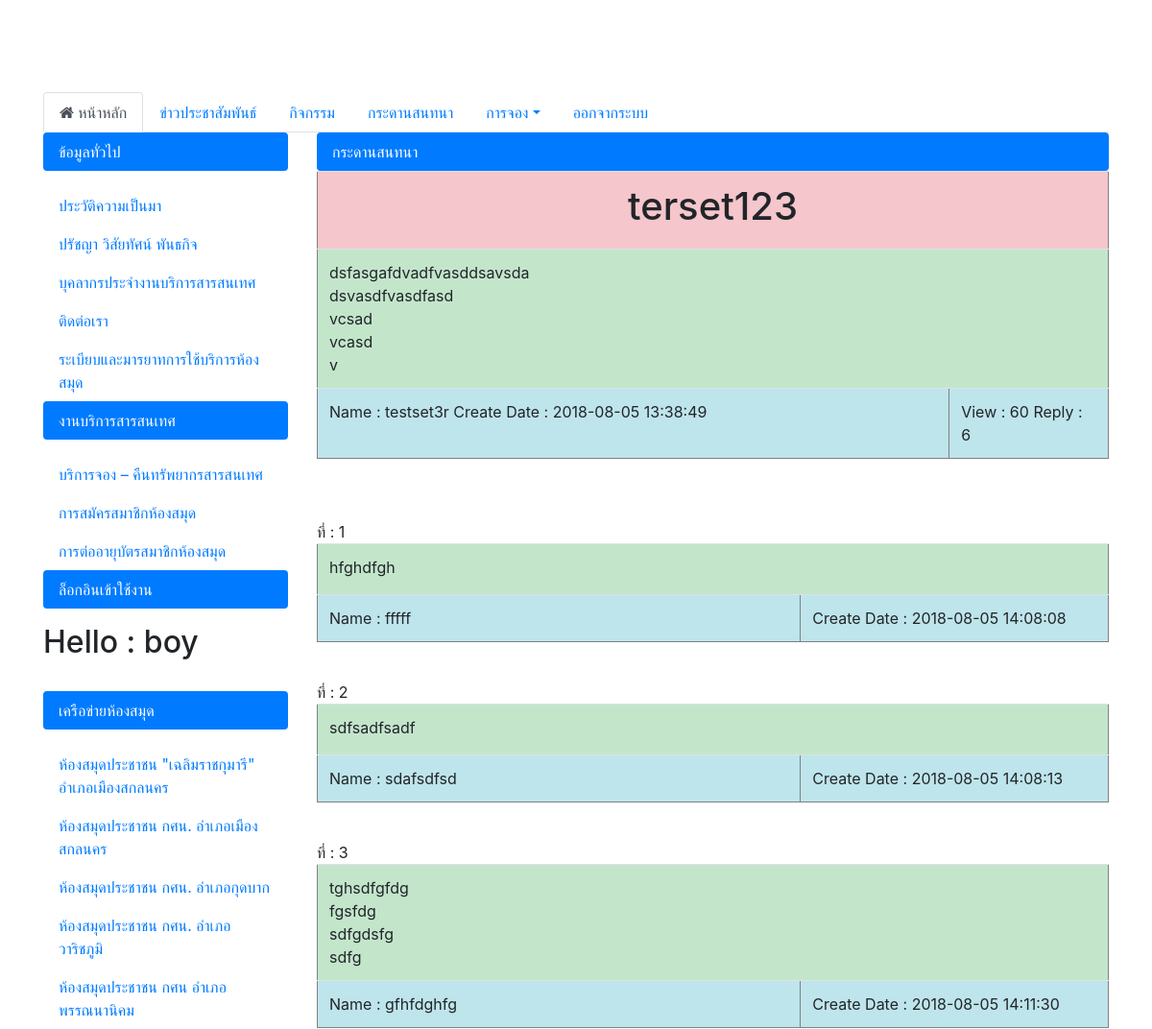
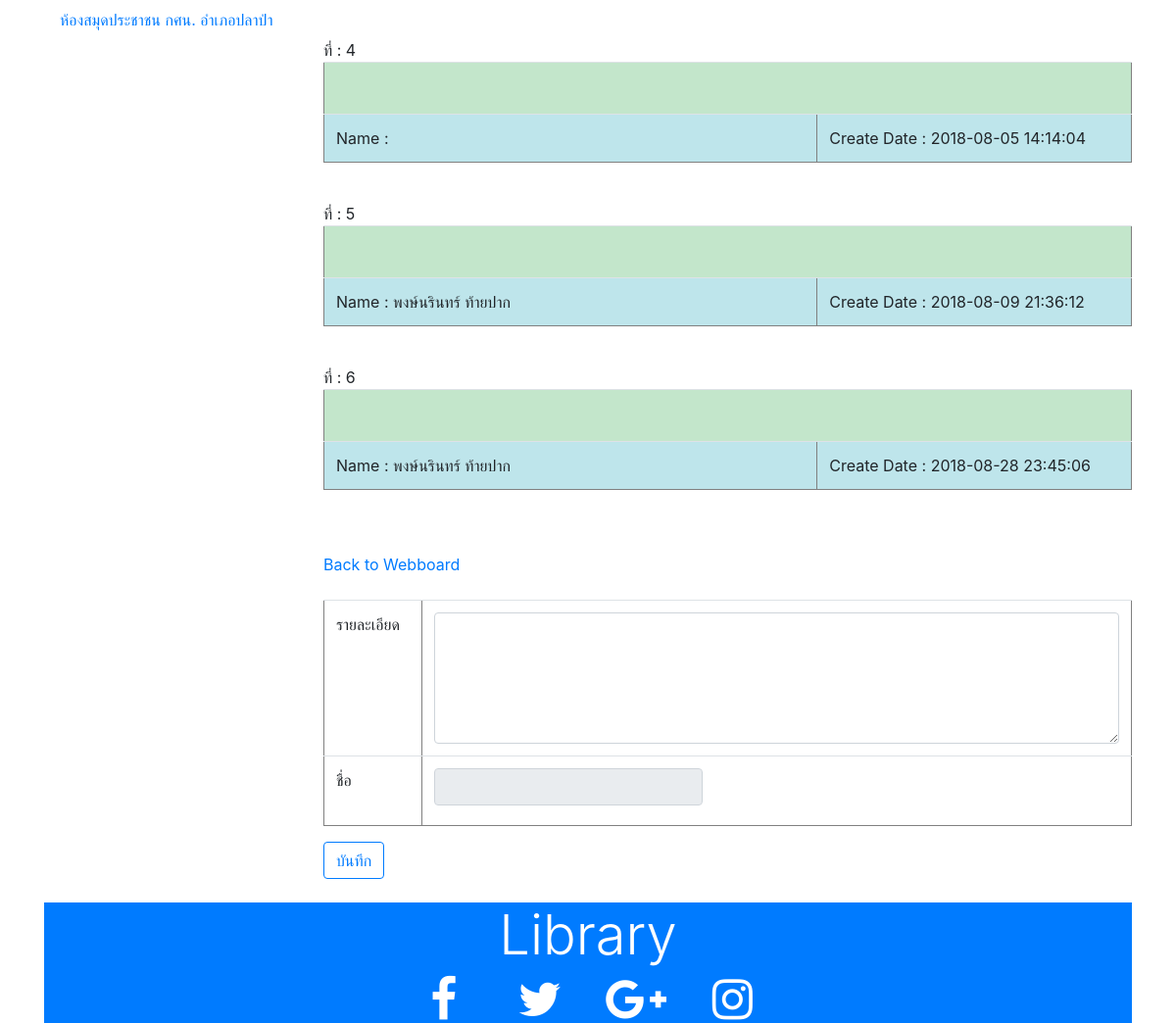
The app's page /ViewWebboard.php?QuestionID=00023 (signed in) with its own data (2 pictures, top to bottom).
### tables this page shows
CREATE TABLE `webboard` (
  `QuestionID` int(5) UNSIGNED ZEROFILL NOT NULL,
  `CreateDate` datetime NOT NULL,
  `Question` varchar(255) NOT NULL,
  `Details` text NOT NULL,
  `Name` varchar(50) NOT NULL,
  `View` int(5) NOT NULL,
  `Reply` int(5) NOT NULL
);

CREATE TABLE `reply` (
  `ReplyID` int(5) UNSIGNED ZEROFILL NOT NULL,
  `QuestionID` int(5) UNSIGNED ZEROFILL NOT NULL,
  `CreateDate` datetime NOT NULL,
  `Details` text NOT NULL,
  `Name` varchar(50) NOT NULL
);

### ViewWebboard.php (the view, shortened to what this page needs)
<!DOCTYPE html>
<html>
<head>
  <?php
    include("includes/head.inc.php");
   ?>
  </head>
<body>
  <div class="container">
    <?php
    include("includes/slideshow.inc.php");
   ?>
  </div>
    <div class="container">
      <div class="row">
        <div class="col-md-12">
              <?php
              include("includes/menu.inc.php");
              ?>
        </div>
      </div>
      <div class="row">
        <div class="col-md-3">
            <?php
              include("includes/sidemenu.inc.php");
            ?>
        </div>
            <?php
            include 'includes/config.php';
          ?>
          <div class="col-md-9">
            <ul class="nav nav-pills flex-column">
              <li class="nav-item">
                <a href="#" class="active nav-link">กระดานสนทนา</a>
              </li>
            </ul>
          <?php
          $strSQL = "SELECT * FROM webboard  WHERE QuestionID = '".$_GET["QuestionID"]."' ";
          $objQuery = mysqli_query($conn,$strSQL) or die ("Error Query [".$strSQL."]");
          $objResult = mysqli_fetch_array($objQuery);
          $strSQL = "UPDATE webboard ";
          $strSQL .="SET View = View + 1 WHERE QuestionID = '".$_GET["QuestionID"]."' ";
          ?>
          <table class="table" border="1" cellpadding="1" cellspacing="1">
            <tr class="table-danger">
              <td scope="col" colspan="2"><center><h1><?php echo $objResult["Question"];?></h1></center></td>
            </tr>
            <tr class="table-success">
              <td height="53" colspan="2"><?php echo nl2br($objResult["Details"]);?></td>
            </tr>
            <tr class="table-info">
              <td width="397">Name : <?php echo $objResult["Name"];?> Create Date : <?php echo $objResult["CreateDate"];?>
              </td>
              <td width="100">View : <?php echo $objResult["View"];?> Reply : <?php echo $objResult["Reply"];?></td>
            </tr>
          </table>
          <br>
          <br>
          <?php
          $intRows = 0;
          $strSQL2 = "SELECT * FROM reply  WHERE QuestionID = '".$_GET["QuestionID"]."' ";
          $objQuery2 = mysqli_query($conn,$strSQL2) or die ("Error Query [".$strSQL."]");
          while($objResult2 = mysqli_fetch_array($objQuery2))
          {
            $intRows++;
          ?> ที่ : <?php echo $intRows;?>
          <table class="table" border="1" cellpadding="1" cellspacing="1">
            <tr class="table-success">
              <td height="53" colspan="2"><?php echo nl2br($objResult2["Details"]);?></td>
            </tr>
            <tr class="table-info">
              <td width="397">Name :
                  <?php echo $objResult2["Name"];?>
              </td>
              <td width="253">Create Date :
              <?php echo $objResult2["CreateDate"];?></td>
            </tr>
          </table><br>
          <?php
          }
          ?>
          <br>
          <a href="Board.php">Back to Webboard</a> <br>
          <br>
          <?php
          if(isset($_SESSION['status']))
                                {
           ?>
          <form action="ViewWebboard.php?QuestionID=<?php echo $_GET["QuestionID"];?>&Action=Save" method="post" name="frmMain" id="frmMain">
            <table class="table" border="1" cellpadding="1" cellspacing="1">
              <tr>
                <td width="100">รายละเอียด</td>
                <td><textarea class="form-control" name="txtDetails" cols="50" rows="5" id="txtDetails"></textarea></td>
              </tr>
              <tr>
                <td width="100">ชื่อ</td>
                <td>
                  <label>
                    <input readonly="" class="form-control" name="txtName" type="text" id="txtName" value="<?php echo $_SESSION['name']; ?>">
                 </label>
                </td>
              </tr>
            </table>
            <input name="btnSave" type="submit" id="btnSave" class="btn btn-outline-primary" value="บันทึก">
          </form>
          <?php
                                }
                                else
                                {
                                  echo '<li class="nav-item" >
                                      <a class="nav-link" href="Library.php"><h5 align="center"><b>กรุณา ล็อกอิน ก่อนตอบคำถาม หรือ สมัครสมาชิก</b></h5></a>
                                    </li>';
                                }
          ?>
            <br>
          </div>
        </div>
      </div>
          <?php
              include("includes/footer.inc.php");
            ?>
</body>
</html>

### records on screen
webboard: Question "terset123", Details "dsfasgafdvadfvasddsavsda dsvasdfvasdfasd vcsad vcasd v", Name "testset3r", CreateDate "2018-08-05 13:38:49", View "60", Reply "6"
reply: Details "hfghdfgh", Name "fffff", CreateDate "2018-08-05 14:08:08"
reply: Details "sdfsadfsadf", Name "sdafsdfsd", CreateDate "2018-08-05 14:08:13"
reply: Details "tghsdfgfdg fgsfdg sdfgdsfg sdfg", Name "gfhfdghfg", CreateDate "2018-08-05 14:11:30"
reply: CreateDate "2018-08-05 14:14:04"
reply: Name "พงษ์นรินทร์ ท้ายปาก", CreateDate "2018-08-09 21:36:12"
reply: Name "พงษ์นรินทร์ ท้ายปาก", CreateDate "2018-08-28 23:45:06"

### other values on screen
$_SESSION['unm'] "boy"
